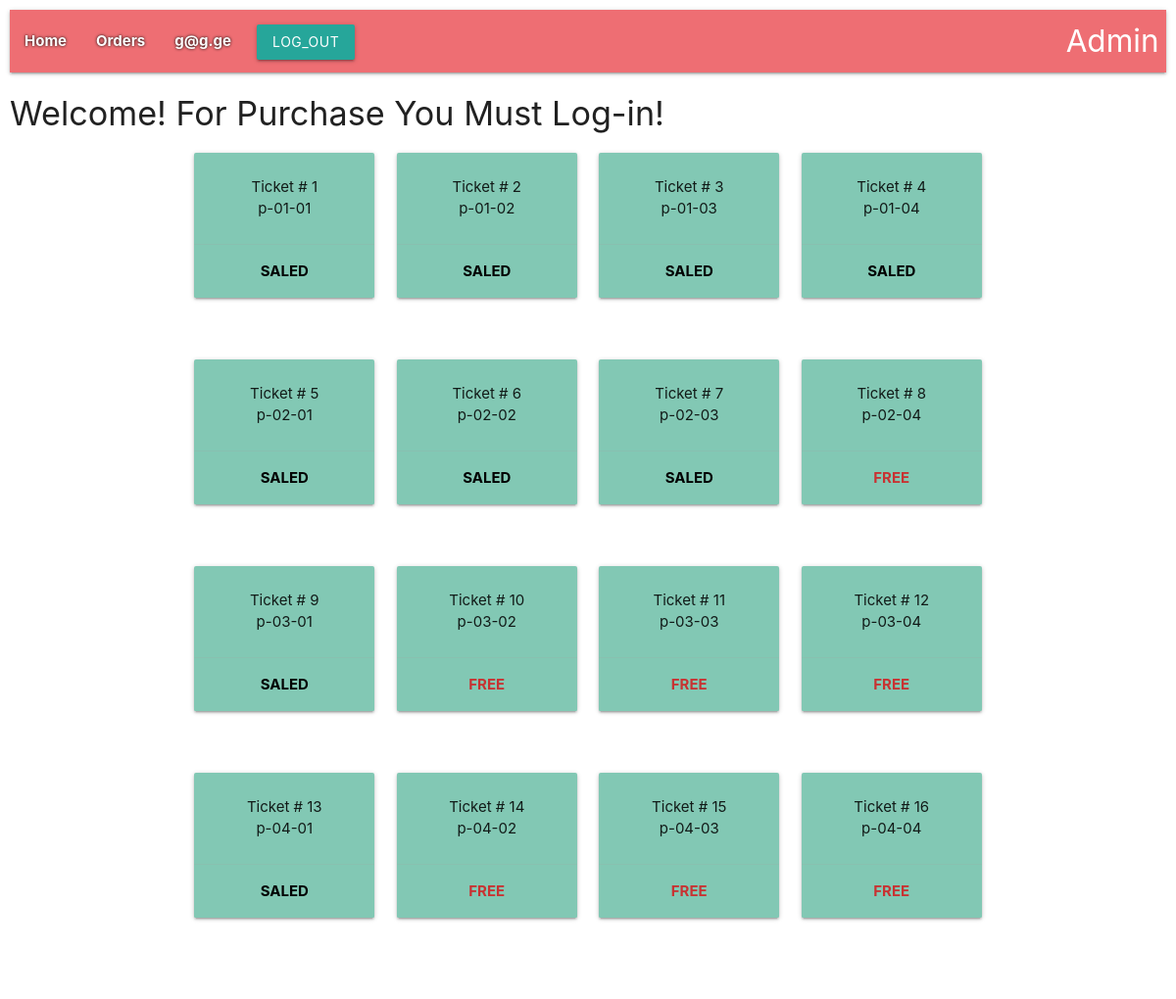
Page /tickets/ (signed in) on the committed database.
### user/models.py (models this page shows, shortened)
class User(AbstractUser):
    username = None
    email = models.EmailField(_('email address'), unique=True)
    salary = models.DecimalField(
        max_digits=8, decimal_places=2,
        verbose_name=_('Salary'), help_text='in Lari)', default=Decimal(100)
    )
    phone_number = models.CharField(max_length=50, verbose_name=_('Phone Number'))
    objects = UserManager()
    USERNAME_FIELD = 'email'
    REQUIRED_FIELDS = []
    class Meta:
        verbose_name = _('Employee')
        verbose_name_plural = _('Employees')

### tickets/models.py (models this page shows, shortened)
class Ticket(models.Model):
    name = models.CharField(max_length=24, verbose_name='Name')
    start_time = models.DateTimeField(verbose_name='Start time', default=datetime(2021, 2, 3))
    end_time = models.DateTimeField(verbose_name="End time", default=datetime(2021, 2, 4))
    code = models.IntegerField(unique=True)
    price = models.IntegerField(default=12)
    class StatusType(TextChoices):
        FREE = 'Free', _("Free")
        SALED = 'Saled', _("Saled")
    status = models.CharField(max_length=5, choices=StatusType.choices, default=StatusType.FREE)

### tickets/views.py (the view)
# urls.py: path('', include('tickets.urls', namespace='tickets')),
def tickets(request: WSGIRequest):
    ticket_list = Ticket.objects.all()
    context = {
        'ticket_list': ticket_list,
    }
    return render(request=request, template_name='tickets/tickets.html', context=context)

### templates/tickets/tickets.html
{% extends 'base.html' %}
{% block content %}
<h4>Welcome! For Purchase You Must Log-in!</h4>
<div class="container">
    <div class="row">
        {% for ticket in ticket_list %}
        {% if forloop.counter0|divisibleby:4 %}
        <div class="row">
            {% endif %}
            <div class="col s12 m3 l3 center">
                <div class="row">
                    <div class="col s12">
                        <div class="card" style="background-color: rgb(130,200,180);">
                            <div class="card-content">
                                <p>Ticket # {{ ticket.pk }}</p>
                                <p>{{ ticket.name }}</p>
                            </div>
                            <div class="card-action">
                                {% if ticket.orders %}
                                <span style="color: rgb(0,0,0); font-weight: bold;">SALED</span>
                                {% else %}
                                <span style="color: rgb(200,50,50); font-weight: bold;">FREE</span>
                                {% endif %}
                            </div>
                        </div>
                    </div>
                </div>
            </div>
            {% if forloop.counter|divisibleby:4 or forloop.last %}
        </div>
        {% endif %}
        {% endfor %}
    </div>
</div>
{% endblock %}

### templates/partials/header.html (shortened to what this page needs)
<nav style="padding= 20px;">
    <div class="nav-wrapper">
      <ul id="nav-mobile" class="left hide-on-med-and-down">
        <li style="color: rgb(100,30,30); font-weight: bold; text-shadow: 0 0 3px #000000;"><a href="{% url 'tickets:index' %}">Home</a></li>
        {% if user.is_authenticated %}
          <li style="color: rgb(100,30,30); font-weight: bold; text-shadow: 0 0 3px #000000;"><a href="{% url 'tickets:order' %}">Orders</a></li>
          <li style="color: rgb(100,30,30); font-weight: bold; text-shadow: 0 0 3px #000000;"><a href="{% url 'tickets:personal' %}">{{ user.email }}</a></li>
          <li>
            <form action="{% url 'user:user_logout' %}" method="POST">
                <div class="row">
                    <div class="col s12">
                        <button class="btn waves-effect waves-light" type="submit" name="action">
                            Log_out
                        </button>
                    </div>
                </div>
            </form>
        {% else %}
        <li><a href="{% url 'user:user_login' %}" style="color: rgb(100,30,30); font-weight: bold; text-shadow: 0 0 3px #ffffff; float: right;">
            Log-in
        </a></li>
        {% endif %}
          <li><a href="{% url 'admin:index' %}" class="brand-logo right">
              Admin</a></li>
      </ul>
    </div>
</nav>

### rows in the picture
User: email "g@g.ge"
Ticket: pk "1", name "p-01-01", shows "SALED"
Ticket: pk "2", name "p-01-02", shows "SALED"
Ticket: pk "3", name "p-01-03", shows "SALED"
Ticket: pk "4", name "p-01-04", shows "SALED"
Ticket: pk "5", name "p-02-01", shows "SALED"
Ticket: pk "6", name "p-02-02", shows "SALED"
Ticket: pk "7", name "p-02-03", shows "SALED"
Ticket: pk "8", name "p-02-04", shows "FREE"
Ticket: pk "9", name "p-03-01", shows "SALED"
Ticket: pk "10", name "p-03-02", shows "FREE"
Ticket: pk "11", name "p-03-03", shows "FREE"
Ticket: pk "12", name "p-03-04", shows "FREE"
Ticket: pk "13", name "p-04-01", shows "SALED"
Ticket: pk "14", name "p-04-02", shows "FREE"
Ticket: pk "15", name "p-04-03", shows "FREE"
Ticket: pk "16", name "p-04-04", shows "FREE"
